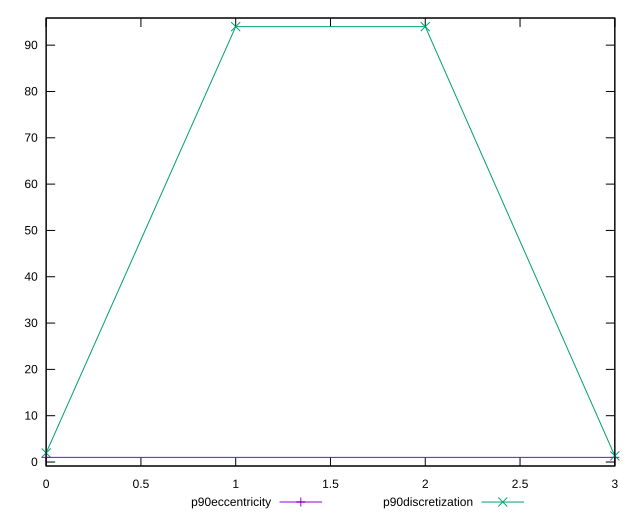

The gnuplot source for this figure:
reset

$p90Eccentricity <<EOF
0 1.0000000000000007
3 0.9999999999999994
EOF

$p90Discretization <<EOF
0 1.9583333333333333
1 94
2 94
3 1.323943661971831
EOF

set key outside below
set xrange [0:3]
set yrange [-0.8600000000000007:95.86]
set trange [-0.8600000000000007:95.86]
set terminal svg size 640, 520 enhanced background rgb 'white'
set output "reports/report_00032_2021-02-25T10-28-15.087Z/total-blocking-time/progression/eccentricity.svg"

plot $p90Eccentricity title "p90eccentricity" with linespoints, \
     $p90Discretization title "p90discretization" with linespoints

reset
